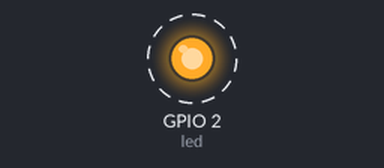
Bench run of a program on a simulated ESP32 board running MicroPython. Parts: output pins drawn as LEDs (lit = HIGH). Dashed ring = blinking. What the program prints to the serial console is not drawn.

Above: at 0.12 s.
Timing chart, 0 to 3.0 s (numbered marks = the images above):
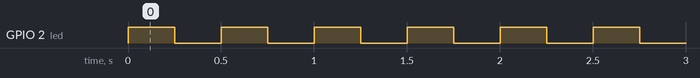

The program:

test2_blink_2hz_meldung.py
```python
# Testprogramm 2: LED an GPIO 2 blinkt mit 2 Hz und meldet jeden Durchgang ueber die serielle Leitung.
# Die Meldung sieht man beim Laden (Mitschnitt) — so ist nachpruefbar, dass das Programm auf dem Brett laeuft.
import machine
import time

led = machine.Pin(2, machine.Pin.OUT)
durchgang = 0

while True:
    durchgang += 1
    led.value(1)
    time.sleep(0.25)
    led.value(0)
    time.sleep(0.25)
    print("Durchgang", durchgang)
```

Measured:
- by itself, GPIO 2 (led): alternates HIGH for 0.25 s and LOW for 0.25 s
